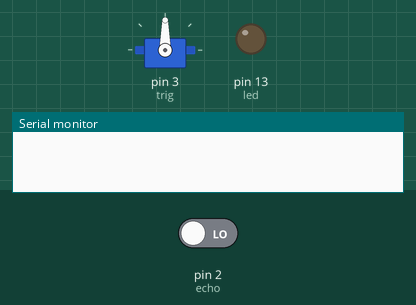
Recording of a sketch running on a simulated Arduino Uno, built with avr-gcc and run on an emulated ATmega328P. Shown: servo, output pins drawn as LEDs (lit = HIGH), the last lines printed to the serial monitor. The inputs (shaded band) are chosen by the test bench; at power-on: pin 2 (echo) LOW. Pins used as bus, display or sensor lines are not drawn.

Above: at 0.05 s.
At 1.55 s:
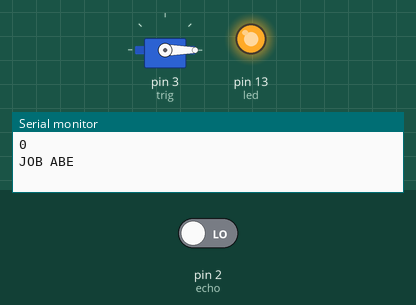
At 2.3 s:
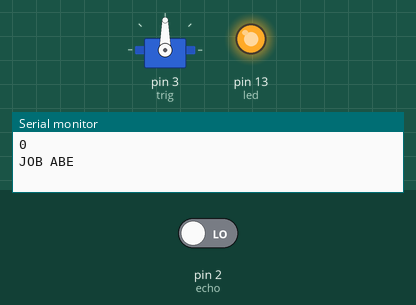
At 3.1 s:
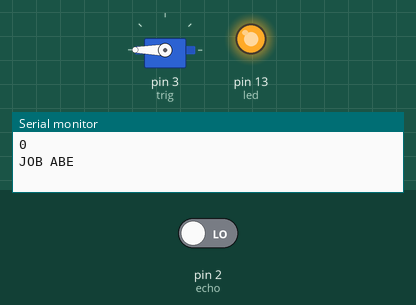
Timing chart, 0 to 3.6 s (numbered marks = the images above):
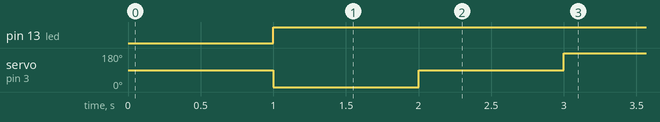

Measured:
- by itself, pin 13 (led): LOW → HIGH at 1.0 s
- by itself, servo on pin 3 (trig): repeats every 3.1 s: 90° 1.0 s, 180° 1.1 s, 0° 1.0 s

The sketch:

SERVO.ino
```cpp
#include <Arduino.h>
#include <Servo.h>
Servo s;
int trig = 3;
int echo = 2;
int distance;
int time;
int led = 13;
void setup()
{
  s.attach(3);
 Serial.begin(9600);
 pinMode(trig, OUTPUT);
 pinMode(echo, INPUT);
 pinMode(led, OUTPUT);
}

void loop()
{
 digitalWrite(trig, LOW);
 delayMicroseconds(2);
 digitalWrite(trig, HIGH);
 delayMicroseconds(10);

 time = pulseIn(echo, HIGH);
 distance = time /29 /2;

 Serial.println(distance);
 if(distance < 10){
   digitalWrite(led, HIGH);
   Serial.println("JOB ABE");

   s.write(0);
   delay(1000);
   s.write(90);
   delay(1000);
   s.write(180);
   s.write(360);

 }
 else{
   digitalWrite(led, LOW);
 }
 delay(100);

}

//BY JOB ABE
 
```
